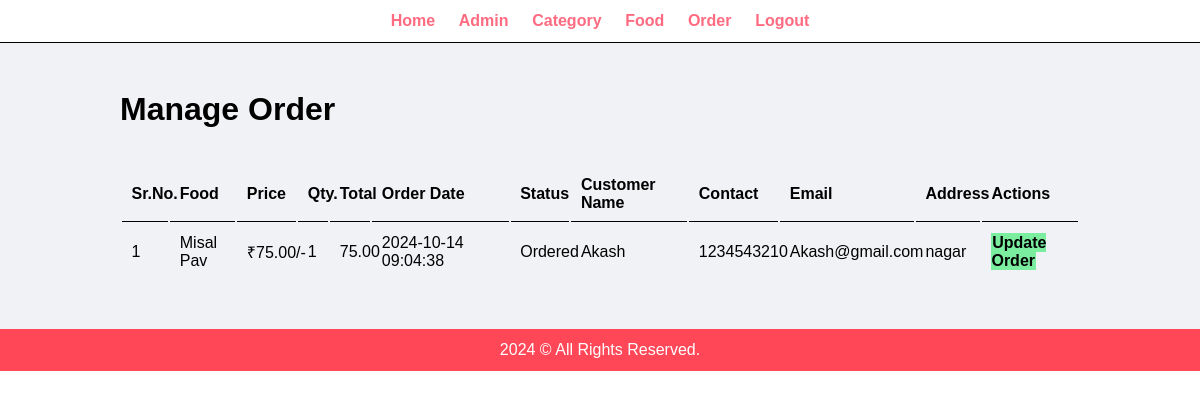
Page /admin/manage-order.php (signed in) on the committed database.
### tables this page shows
CREATE TABLE `tbl_order` (
  `id` int(10) UNSIGNED NOT NULL,
  `food` varchar(150) NOT NULL,
  `price` decimal(10,2) NOT NULL,
  `qty` int(11) NOT NULL,
  `total` decimal(10,2) NOT NULL,
  `order_date` datetime NOT NULL,
  `status` varchar(50) NOT NULL,
  `customer_name` varchar(150) NOT NULL,
  `customer_contact` varchar(20) NOT NULL,
  `customer_email` varchar(150) NOT NULL,
  `customer_address` varchar(255) NOT NULL
);

### admin/manage-order.php (the view, shortened to what this page needs)
<?php include('partials/menu.php');?>
    <div class="main-content">
        <div class="wrapper">
            <h1>Manage Order</h1>
            <br><br>
                <table class="tbl-full">
                    <tr>
                        <th>Sr.No.</th>
                        <th>Food</th>
                        <th>Price</th>
                        <th>Qty.</th>
                        <th>Total</th>
                        <th>Order Date</th>
                        <th>Status</th>
                        <th>Customer Name</th>
                        <th>Contact</th>
                        <th>Email</th>
                        <th>Address</th>
                        <th>Actions</th>
                    </tr>
                    <?php
                        $sql = "SELECT * FROM tbl_order ORDER BY id DESC";
                        $res = mysqli_query($conn,$sql);
                        $count = mysqli_num_rows($res);
                        $sn = 1;
                        if($count>0)
                        {
                            while($row=mysqli_fetch_assoc($res))
                            {
                                $id = $row['id'];
                                $food = $row['food'];
                                $price = $row['price'];
                                $qty = $row['qty'];
                                $total = $row['total'];
                                $order_date = $row['order_date'];
                                $status = $row['status'];
                                $customer_name = $row['customer_name'];
                                $customer_contact = $row['customer_contact'];
                                $customer_email = $row['customer_email'];
                                $customer_address = $row['customer_address'];
                                ?>
                                    <tr>
                                        <td><?php echo $sn++; ?></td>
                                        <td><?php echo $food; ?></td>
                                        <td>&#8377;<?php echo $price; ?>/-</td>
                                        <td><?php echo $qty; ?></td>
                                        <td><?php echo $total; ?></td>
                                        <td><?php echo $order_date; ?></td>
                                        <td>
                                            <?php
                                                if($status=="Ordered")
                                                {
                                                    echo "<label style='color:black'>$status</label>";
                                                }
                                                elseif($status=="On Delivery")
                                                {
                                                    echo "<label style='color:orange;'>$status</label>";
                                                }
                                                elseif($status=="Delivered")
                                                {
                                                    echo "<label style='color:green;'>$status</label>";
                                                }
                                                elseif($status=="Cancelled")
                                                {
                                                    echo "<label style='color:red;'>$status</label>";
                                                }
                                            ?>
                                        </td>
                                        <td><?php echo $customer_name; ?></td>
                                        <td><?php echo $customer_contact; ?></td>
                                        <td><?php echo $customer_email; ?></td>
                                        <td><?php echo $customer_address; ?></td>
                                        <td>
                                            <a href="<?php echo SITEURL; ?>admin/update-order.php?id=<?php echo $id; ?>" class="btn-secondary">Update Order</a>
                                        </td>
                                    </tr>
                                <?php
                            }
                        }
                        else
                        {
                            echo "<tr><td colspan='12' class='error'>Orders Not Available.</td></tr>";
                        }
                    ?>
                </table>
        </div>
    </div>
<?php include('partials/footer.php');?>

### css/admin.css (style rules this page uses)
* { margin: 0; padding: 0; font-family: Arial, Helvetica, sans-serif; }
.wrapper { padding: 1%; width: 80%; margin: 0 auto; }
.tbl-full { width: 100%; }
table tr th { border-bottom: 1px solid black; padding: 1%; text-align: left; }
table tr td { padding: 1%; margin: 2% }
.btn-secondary { background-color: #7bed9f; padding: 1%; color: black; text-decoration: none; font-weight: bold; }
.main-content { background-color: #f1f2f6; padding: 3% 0; }

### rows in the picture
tbl_order: food "Misal Pav", price "75.00", qty "1", total "75.00", order_date "2024-10-14 09:04:38", status "Ordered", customer_name "Akash", customer_contact "1234543210", customer_email "Akash@gmail.com", customer_address "nagar"
